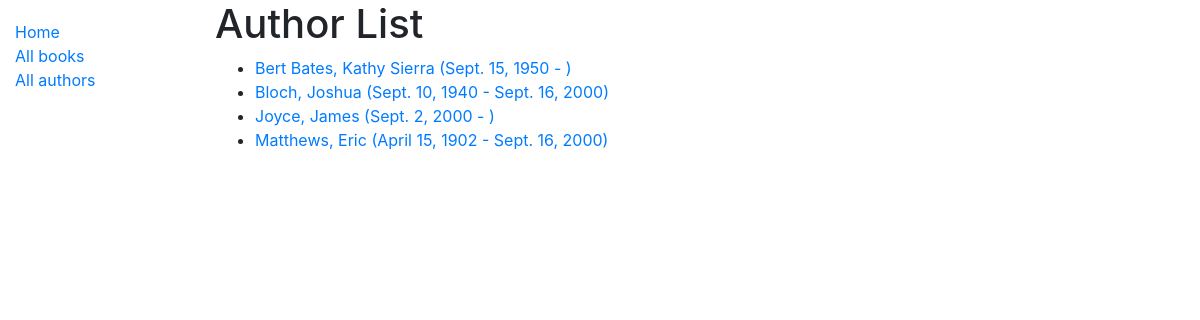
Screenshot of /catalog/authors/ with the database file from the repository.
### catalog/models.py (models this page shows)
class Author(models.Model):
    first_name = models.CharField(max_length=100)
    last_name = models.CharField(max_length=100)
    date_of_birth = models.DateField(null=True, blank=True)
    date_of_death = models.DateField('died', null=True, blank=True)
    class Meta:
        ordering = ['last_name', 'first_name']
    def get_absolute_url(self):
        return reverse('author-detail', args=[str(self.id)])
    def __str__(self):
        return '{0}, {1}'.format(self.last_name, self.first_name)

### catalog/views.py (the view)
# urls.py: path('authors/', views.AuthorListView.as_view(), name='authors'),
class AuthorListView(generic.ListView):
    model = Author
    paginate_by = 10

### catalog/templates/catalog/author_list.html
{% extends "base_generic.html" %}
{% block content %}
<h1>Author List</h1>
{% if author_list %}
  <ul>
  {% for author in author_list %}
    <li>
      <a href="{{ author.get_absolute_url }}">
      {{ author }} ({{author.date_of_birth}} - {% if author.date_of_death %}{{author.date_of_death}}{% endif %})
      </a>
    </li>
  {% endfor %}
 </ul>
{% else %}
  <p>There are no authors available.</p>
{% endif %}
{% endblock %}

### rows the page displays
Author: last_name+first_name "Bert Bates, Kathy Sierra", date_of_birth "Sept. 15, 1950"
Author: last_name+first_name "Bloch, Joshua", date_of_birth "Sept. 10, 1940", date_of_death "Sept. 16, 2000"
Author: last_name+first_name "Joyce, James", date_of_birth "Sept. 2, 2000"
Author: last_name+first_name "Matthews, Eric", date_of_birth "April 15, 1902", date_of_death "Sept. 16, 2000"
